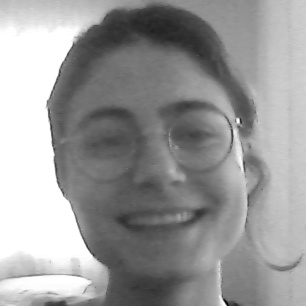
#> input picture yuzverileri/face-1.1.jpg, 306 x 306 px; its folder holds only this picture in this run
$ python egitme.py
#> lines starting #> are read from the running program, lines starting #| are printed output that depends on the picture
import cv2,os
import numpy as np
from PIL import Image

recognizer = cv2.face.LBPHFaceRecognizer_create()
cascadeFactor = 'face.xml'
faceCascade = cv2.CascadeClassifier(cascadeFactor)
path = 'yuzverileri'

def get_image_and_labels(path):
#> called with path = 'yuzverileri'
    image_paths = [os.path.join(path,f) for f in os.listdir(path)]
    images = []
    labels = []
    for image_path in image_paths:
        image_pil = Image.open(image_path).convert('L')
#> image_pil is the input picture: PIL image 306x306 L; min 3, max 255, mean 153.7
        image = np.array(image_pil, 'uint8')
        nbr = int(os.path.split(image_path)[1].split(".")[0].replace("face-",""))
        print(nbr)
        faces = faceCascade.detectMultiScale(image)
#> faces = [[49, 52, 209, 209]]
        for (x,y,w,h) in faces:
            images.append((image[y:y+h,x:x+w]))
            labels.append(nbr)
            cv2.imshow("resimler egitme serisine ekleniyor", image[y:y+h,x:x+w])
            cv2.waitKey(10)
#> this loop made 1 pass
#> pass 1, in get_image_and_labels, `cv2.imshow("resimler egitme serisine ekleniyor", image[y:y+h,x:x+w])`:
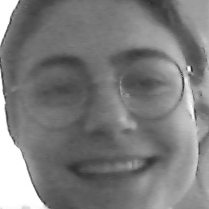
#> window 'resimler egitme serisine eklen': shape (209, 209); min 34, max 255, mean 124.6
#> after the loop, images = 1 item; labels = [1]
        return images,labels

images, labels = get_image_and_labels(path)
#> images = 1 item; labels = [1]
cv2.imshow("test", images[0])
cv2.waitKey(1)
recognizer.train(images,np.array(labels))
recognizer.write('training/trainer.yml')
cv2.destroyAllWindows()

$ run again, on yuzverileri/face-1.5.jpg
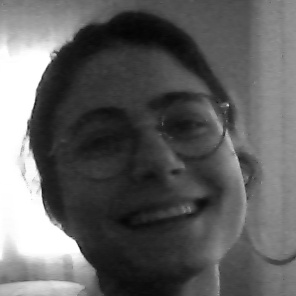
#> input picture yuzverileri/face-1.5.jpg, 296 x 296 px
#> in get_image_and_labels, image_pil is the input picture: PIL image 296x296 L; min 4, max 255, mean 96.5
#> faces = [[46, 49, 201, 201]]
#> the loop in get_image_and_labels, `for (x,y,w,h) in faces:` made 1 pass
#> pass 1, in get_image_and_labels, `cv2.imshow("resimler egitme serisine ekleniyor", image[y:y+h,x:x+w])`:
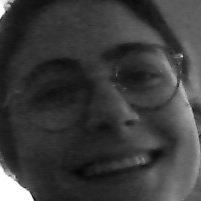
#> window 'resimler egitme serisine eklen': shape (201, 201); min 7, max 255, mean 60.2
#> after the loop in get_image_and_labels, `for (x,y,w,h) in faces:`: images = 1 item; labels = [1]
#> `images, labels = get_image_and_labels(path)`: images = 1 item; labels = [1]
